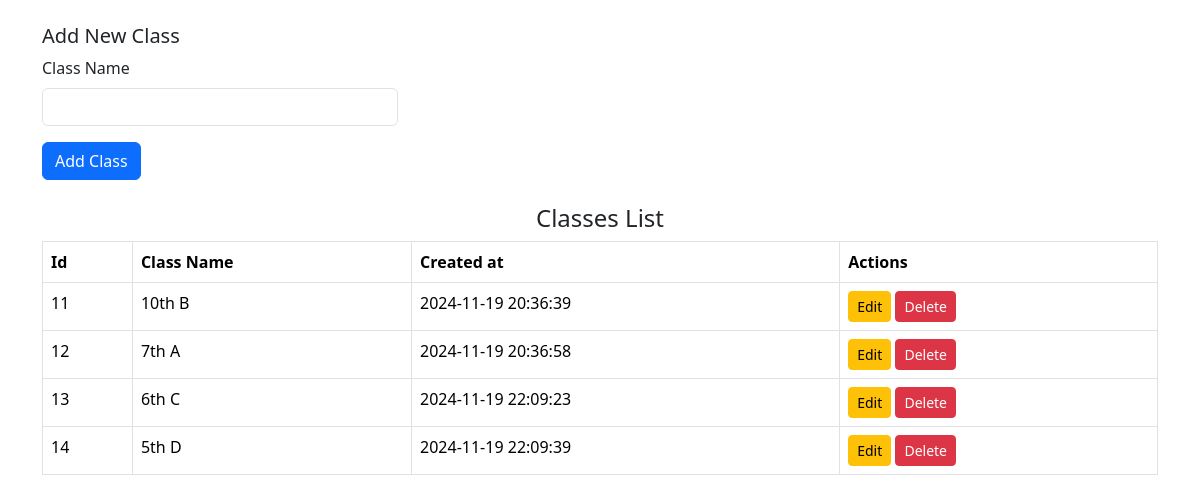
/classes.php, run on the app's committed database.
### tables this page shows
CREATE TABLE `classes` (
  `class_id` int(11) NOT NULL,
  `name` varchar(255) NOT NULL,
  `created_at` datetime DEFAULT current_timestamp()
);

### classes.php (the view, shortened to what this page needs)
<?php
include 'config.php';
include 'menu.php';
$editClass = null;
?>
<div class="container mt-4">
    <div class="row">
        <div class="col-md-4">
            <h5><?php echo $editClass ? 'Edit Class' : 'Add New Class'; ?></h5>
            <form id="form" method="POST" action="">
                <div class="mb-3">
                    <label for="name" class="form-label">Class Name</label>
                    <input type="text" class="form-control" id="name" name="name" value="<?php echo $editClass['name'] ?? ''; ?>">
                </div>
                <button type="submit" class="btn btn-primary" name="<?php echo $editClass ? 'edit_class' : 'add_class'; ?>">
                    <?php echo $editClass ? 'Update Class' : 'Add Class'; ?>
                </button>
            </form>
        </div>
        <div class="container mt-4">
            <div class="table-responsive">
                <h4 class="text-center">Classes List</h4>
                <table class="table table-bordered">
                    <thead>
                        <tr>
                            <th>Id</th>
                            <th>Class Name</th>
                            <th>Created at</th>
                            <th>Actions</th>
                        </tr>
                    </thead>
                    <tbody>
                        <?php
                        $sql = "SELECT * FROM classes";
                        $statement = $conn->prepare($sql);
                        $statement->execute();
                        $classes = $statement->fetchAll(PDO::FETCH_ASSOC);
                        if (count($classes) > 0) {
                            foreach ($classes as $class) {
                                $id = $class['class_id'];
                                $name = $class['name'];
                                $created = $class['created_at'];
                        ?>
                                <tr>
                                    <td><?php echo $id; ?></td>
                                    <td><?php echo $name; ?></td>
                                    <td><?php echo $created; ?></td>
                                    <td>
                                        <a href="?edit=<?= $id; ?>" class="btn btn-warning btn-sm">Edit</a>
                                        <a href="?delete=<?= $id; ?>" class="btn btn-danger btn-sm">Delete</a>
                                    </td>
                                </tr>
                        <?php
                            }
                        } else {
                            echo "<tr><td colspan='4'>No classes found</td></tr>";
                        }
                        ?>
                    </tbody>
                </table>
            </div>
        </div>
        </body>
        </html>

### data on the page
classes: class_id "11", name "10th B", created_at "2024-11-19 20:36:39"
classes: class_id "12", name "7th A", created_at "2024-11-19 20:36:58"
classes: class_id "13", name "6th C", created_at "2024-11-19 22:09:23"
classes: class_id "14", name "5th D", created_at "2024-11-19 22:09:39"
